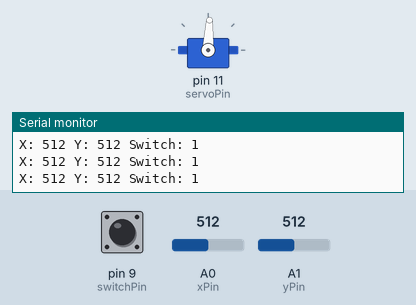
Bench run of a program on a simulated Arduino Mega 2560, built with avr-gcc and run on an emulated ATmega2560. Parts: servo, the last lines printed to the serial monitor. The test bench sets the inputs (shaded band); at power-on: A0 (xPin) = 512, pin 9 (switchPin) HIGH, A1 (yPin) = 512.

Above: at 1.2 s.
1.3 s: A0 (xPin) set to 716
At 1.6 s:
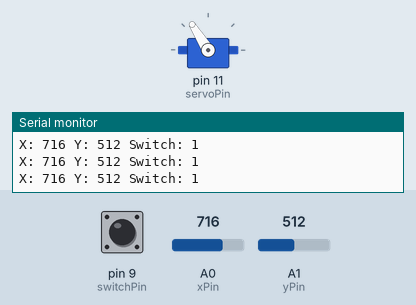
2.8 s: A0 (xPin) set to 1023
At 3.3 s:
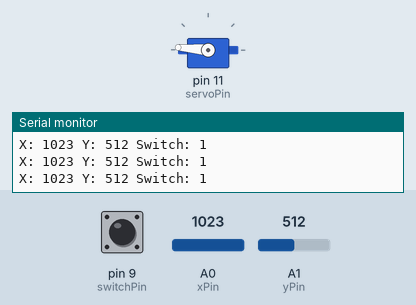
4.3 s: A0 (xPin) set to 900
At 4.9 s:
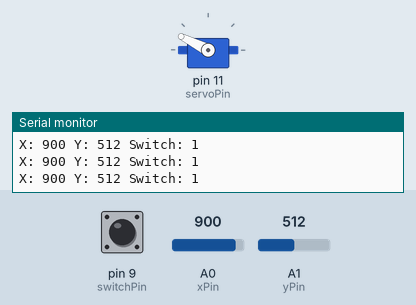
5.8 s: A0 (xPin) set to 0
At 6.5 s:
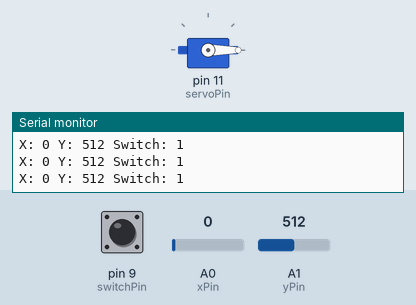
7.3 s: A0 (xPin) set to 122
At 8.1 s:
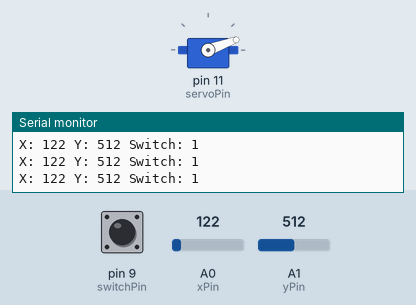
8.8 s: A0 (xPin) set to 511
At 9.7 s:
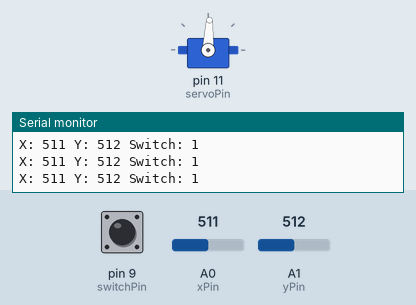
Timing chart, 0 to 11.3 s (numbered marks = the images above; inputs shaded):
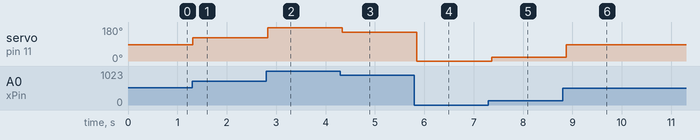

The program:

main.cpp
```cpp
#include <Arduino.h>
#include <Servo.h>

int xPin = A0;
int yPin = A1;
int switchPin = 9;
int readPin = A1;
int servoPin = 11;

Servo myServo;

int xVal;
int yVal;
int sVal;


void setup() {
  Serial.begin(9600);
  pinMode(xPin, INPUT);
  pinMode(yPin, INPUT);
  pinMode(switchPin, INPUT);
  myServo.attach(servoPin);

  // Enable Arduino's internal pull-up resistor on the switch pin.
  // This ensures the pin reads HIGH when the joystick button is NOT pressed,
  // because the button connects the pin to ground when pressed (active LOW).
  // If the joystick already has a hardware pull-up resistor, this line can be omitted.
  digitalWrite(switchPin, HIGH);
}

void loop() {
  xVal = analogRead(xPin);
  yVal = analogRead(yPin);
  sVal = digitalRead(switchPin);
  // Only have one servo so only using xVal for control
  // With 2 I would have control of both axes
  int servoAngle = map(xVal, 0, 1023, 0, 175);
  myServo.write(servoAngle);
  Serial.print("X: ");
  Serial.print(xVal);
  Serial.print(" Y: ");
  Serial.print(yVal);
  Serial.print(" Switch: ");
  Serial.println(sVal);
  delay(100);
}
```

Measured:
- after the input at 1.3 s, servo on pin 11 (servoPin): 87° → 122° at once
- after the input at 2.8 s, servo on pin 11 (servoPin): 122° → 175° at once
- after the input at 4.3 s, servo on pin 11 (servoPin): 175° → 153° at once
- after the input at 5.8 s, servo on pin 11 (servoPin): 153° → 0° after 0.05 s
- after the input at 7.3 s, servo on pin 11 (servoPin): 0° → 20° after 0.06 s
- after the input at 8.8 s, servo on pin 11 (servoPin): 20° → 87° after 0.08 s
